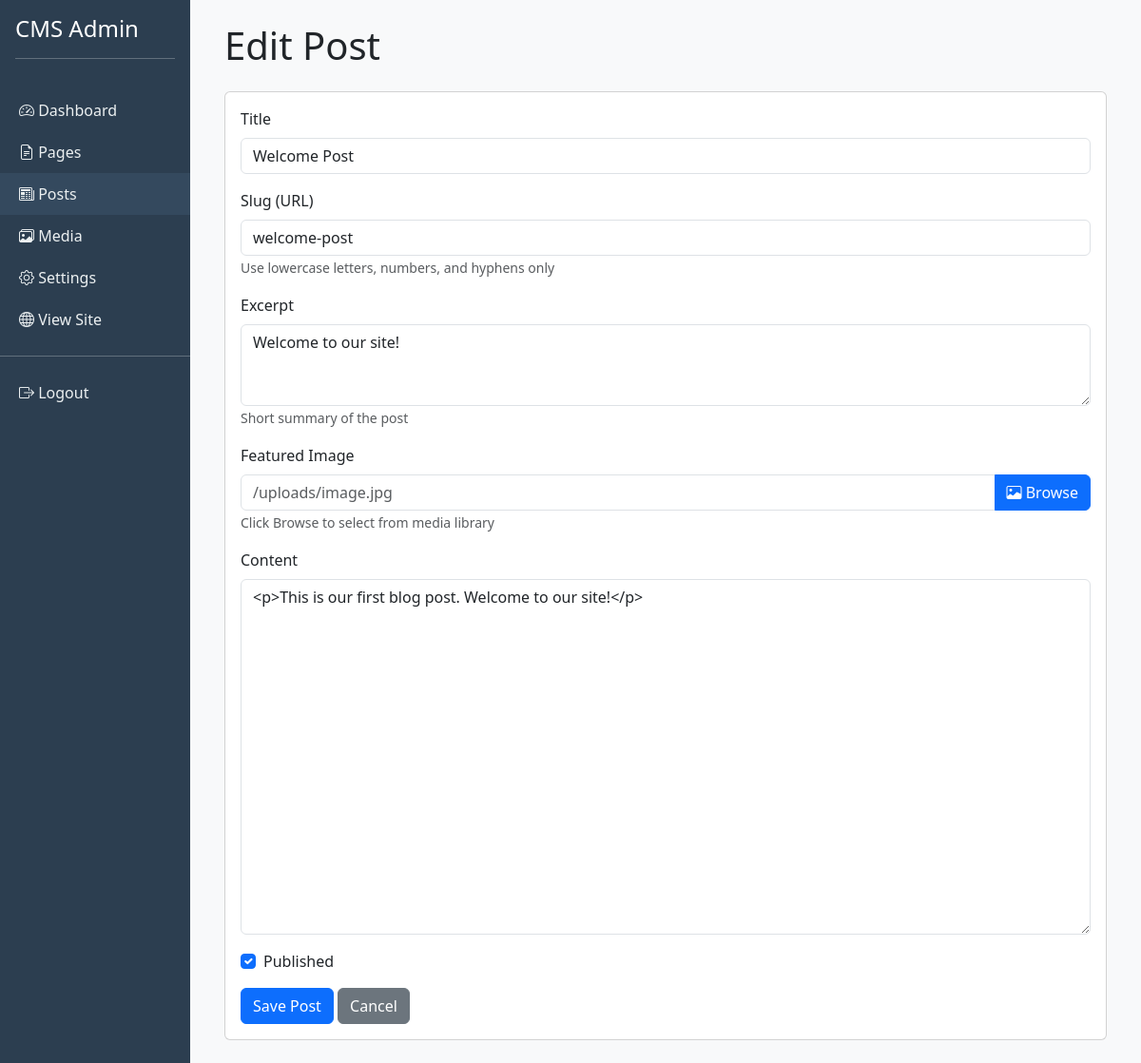
/admin_side/edit_post.php?id=1 (signed in), run on the app's committed database.
### tables this page shows
CREATE TABLE IF NOT EXISTS posts (
    id INT AUTO_INCREMENT PRIMARY KEY,
    title VARCHAR(200) NOT NULL,
    slug VARCHAR(200) UNIQUE NOT NULL,
    content TEXT,
    excerpt TEXT,
    featured_image VARCHAR(500),
    author_id INT,
    is_published BOOLEAN DEFAULT 1,
    created_at TIMESTAMP DEFAULT CURRENT_TIMESTAMP,
    updated_at TIMESTAMP DEFAULT CURRENT_TIMESTAMP ON UPDATE CURRENT_TIMESTAMP,
    FOREIGN KEY (author_id) REFERENCES admins(id)
);

### admin_side/edit_post.php (the view, shortened to what this page needs)
<?php
$conn = getDBConnection();
$post = ['title' => '', 'slug' => '', 'content' => '', 'excerpt' => '', 'is_published' => 1];
if (isset($_GET['id'])) {
    $id = (int)$_GET['id'];
    $stmt = $conn->prepare("SELECT * FROM posts WHERE id = ?");
    $stmt->bind_param("i", $id);
    $stmt->execute();
    $result = $stmt->get_result();
    $post = $result->fetch_assoc();
}
?>
<!DOCTYPE html>
<html lang="en">
<head>
    <link href="https://cdn.jsdelivr.net/npm/bootstrap@5.3.0/dist/css/bootstrap.min.css" rel="stylesheet">
    <link rel="stylesheet" href="https://cdn.jsdelivr.net/npm/bootstrap-icons@1.11.0/font/bootstrap-icons.css">
    <link rel="stylesheet" href="media-picker.css">
</head>
<body>
    <div class="container-fluid">
        <div class="row">
            <div class="col-md-2 px-0 sidebar">
                <div class="p-3">
                    <h4>CMS Admin</h4>
                    <hr>
                </div>
                <nav>
                    <a href="index.php"><i class="bi bi-speedometer2"></i> Dashboard</a>
                    <a href="pages.php"><i class="bi bi-file-earmark-text"></i> Pages</a>
                    <a href="posts.php" class="active"><i class="bi bi-newspaper"></i> Posts</a>
                    <a href="media.php"><i class="bi bi-images"></i> Media</a>
                    <a href="settings.php"><i class="bi bi-gear"></i> Settings</a>
                    <a href="../public/index.php" target="_blank"><i class="bi bi-globe"></i> View Site</a>
                    <hr>
                    <a href="logout.php"><i class="bi bi-box-arrow-right"></i> Logout</a>
                </nav>
            </div>
            <div class="col-md-10">
                <div class="p-4">
                    <h1 class="mb-4"><?php echo isset($_GET['id']) ? 'Edit' : 'Add New'; ?> Post</h1>
                    <div class="card">
                        <div class="card-body">
                            <form method="POST">
                                <div class="mb-3">
                                    <label for="title" class="form-label">Title</label>
                                    <input type="text" class="form-control" id="title" name="title" value="<?php echo htmlspecialchars($post['title']); ?>" required>
                                </div>
                                <div class="mb-3">
                                    <label for="slug" class="form-label">Slug (URL)</label>
                                    <input type="text" class="form-control" id="slug" name="slug" value="<?php echo htmlspecialchars($post['slug']); ?>" required>
                                    <small class="text-muted">Use lowercase letters, numbers, and hyphens only</small>
                                </div>
                                <div class="mb-3">
                                    <label for="excerpt" class="form-label">Excerpt</label>
                                    <textarea class="form-control" id="excerpt" name="excerpt" rows="3"><?php echo htmlspecialchars($post['excerpt']); ?></textarea>
                                    <small class="text-muted">Short summary of the post</small>
                                </div>
                                <div class="mb-3">
                                    <label for="featured_image" class="form-label">Featured Image</label>
                                    <div class="input-group">
                                        <input type="text" class="form-control" id="featured_image" name="featured_image" value="<?php echo htmlspecialchars($post['featured_image'] ?? ''); ?>" placeholder="/uploads/image.jpg" readonly>
                                        <button type="button" class="btn btn-primary" onclick="openMediaPicker((path) => { document.getElementById('featured_image').value = path; updateImagePreview('featured_image', 'imagePreview'); })">
                                            <i class="bi bi-image"></i> Browse
                                        </button>
                                    </div>
                                    <small class="text-muted">Click Browse to select from media library</small>
                                </div>
                                <div class="mb-3">
                                    <label for="content" class="form-label">Content</label>
                                    <textarea class="form-control" id="content" name="content" rows="15"><?php echo htmlspecialchars($post['content']); ?></textarea>
                                </div>
                                <div class="mb-3 form-check">
                                    <input type="checkbox" class="form-check-input" id="is_published" name="is_published" <?php echo $post['is_published'] ? 'checked' : ''; ?>>
                                    <label class="form-check-label" for="is_published">Published</label>
                                </div>
                                <button type="submit" class="btn btn-primary">Save Post</button>
                                <a href="posts.php" class="btn btn-secondary">Cancel</a>
                            </form>
                        </div>
                    </div>
                </div>
            </div>
        </div>
    </div>
</body>
</html>

### admin_side/edit_post.php (style rules this page uses)
body { background-color: #f8f9fa; }
.sidebar { background-color: #2c3e50; min-height: 100vh; color: white; }
.sidebar a { color: #ecf0f1; text-decoration: none; padding: 10px 20px; display: block; transition: background 0.3s; }
.sidebar a:hover, .sidebar a.active { background-color: #34495e; }

### data on the page
posts: title "Welcome Post", slug "welcome-post", excerpt "Welcome to our site!", content "<p>This is our first blog post. Welcome to our site!</p>", is_published "☑"
